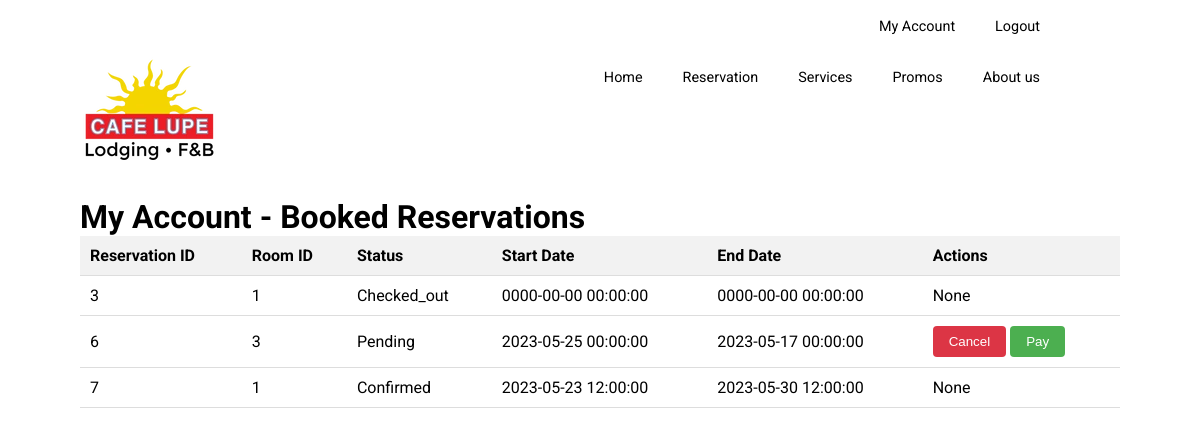
Page /my-account.php (signed in) on the committed database.
### tables this page shows
CREATE TABLE `reservations` (
  `id` int(11) NOT NULL,
  `customer_id` int(11) NOT NULL,
  `room_id` int(11) NOT NULL,
  `start_date` datetime NOT NULL,
  `end_date` datetime DEFAULT NULL,
  `num_of_guests` int(11) NOT NULL DEFAULT 2,
  `total_price` int(11) NOT NULL,
  `status` varchar(255) NOT NULL DEFAULT 'pending',
  `created_at` datetime DEFAULT current_timestamp(),
  `updated_at` datetime DEFAULT current_timestamp()
);

### php/models/Reservation.php (called while the page is built, shortened)
<?php
class Reservation
{
        private $table = 'reservations';
        private $conn;
        public function __construct($db)
        {
                $this->conn = $db;
        }
        public function getReservationsByCustomerId($customer_id)
        {
                $query = "SELECT * FROM {$this->table} WHERE customer_id = :customer_id";
                $stmt = $this->conn->prepare($query);
                $stmt->bindValue(':customer_id', $customer_id);
                $stmt->execute();
                $reservations = array();
                while ($row = $stmt->fetch(PDO::FETCH_ASSOC)) {
                        $reservations[] = $row;
                }
                return $reservations;
        }
}

### my-account.php (the view, shortened to what this page needs)
<?php
require_once "php/config/Database.php";
require_once "php/models/Reservation.php";
$database = new Database();
$db = $database->connect();
$reservation = new Reservation($db);
$customer_id = $_SESSION['id'] ?? null;
$reservations = $reservation->getReservationsByCustomerId($customer_id);
$table = '';
if (count($reservations) > 0) {
    $table .= '<table>
        <tr>
            <th>Reservation ID</th>
            <th>Room ID</th>
            <th>Status</th>
            <th>Start Date</th>
            <th>End Date</th>
            <th>Actions</th>
        </tr>';
    foreach ($reservations as $reservation) {
        $cancelBtn = $reservation["status"] == "pending"  ? <<<TD
            <button class="cancel-btn" onclick="confirmCancel('{$reservation['id']}')">Cancel</button>
            <button class="pay-btn" onclick="payReservation({$reservation['id']})">Pay</button>
            TD : "None";
        $table .= '<tr>
            <td>' . $reservation['id'] . '</td>
            <td>' . $reservation['room_id'] . '</td>
            <td>' . $reservation['status'] . '</td>
            <td>' . $reservation['start_date'] . '</td>
            <td>' . $reservation['end_date'] . '</td>
            <td>' . $cancelBtn . '</td>
        </tr>';
    }
    $table .= '</table>';
} else {
    $table = '<p>No reservations found.</p>';
}
$content = <<<CONTENT
    <h1>My Account - Booked Reservations</h1>
    <div id="cancel-modal" class="modal">
        <div class="modal-content">
            <span class="close" onclick="closeModal()">&times;</span>
            <p>Are you sure you want to cancel this reservation?</p>
            <div class="modal-buttons">
                <button class="modal-btn" onclick="cancelReservation()">Yes</button>
                <button class="modal-btn" onclick="closeModal()">No</button>
            </div>
        </div>
    </div>
    $table
    <script>
        function confirmCancel(reservationId) {
            document.getElementById('cancel-modal').style.display = 'block';
            // Pass the reservation ID to the cancelReservation function
            document.getElementById('cancel-modal').dataset.reservationId = reservationId;
        }
        function closeModal() {
            document.getElementById('cancel-modal').style.display = 'none';
        }
        function cancelReservation() {
            const reservationId = document.getElementById('cancel-modal').dataset.reservationId;
            // Redirect to the cancel.php page with the reservation ID
            window.location.href = 'php/functions/reservation/cancel.php?id=' + reservationId;
        }
        function payReservation(reservationId) {
            window.location.href = "payments.php?id=" + reservationId;
        }
    </script>
CONTENT;
?>
<?php
include 'templates/default.php';
?>

### css/styles.css (style rules this page uses)
:root { --circle-color: #867070; --secondary-color: #D5B4B4; }
*, *:before, *:after { margin: 0; padding: 0; box-sizing: border-box; }
body { width: 100%; height: 100%; margin: 0px; padding: 0px; font-family: 'Roboto', sans-serif; }
table { width: 100%; border-collapse: collapse; }
th, td { padding: 10px; text-align: left; border-bottom: 1px solid #ddd; text-transform: capitalize; }
th { background-color: #f2f2f2; }
.cancel-btn { background-color: #dc3545; color: #fff; border: none; padding: 8px 16px; border-radius: 4px; cursor: pointer; }
.pay-btn { background-color: #4caf50; color: white; padding: 8px 16px; border: none; border-radius: 4px; cursor: pointer; }

### rows in the picture
reservations: id "3", room "1", status "Checked_out", start_date "0000-00-00 00:00:00", end_date "0000-00-00 00:00:00", shows "None"
reservations: id "6", room "3", status "Pending", start_date "2023-05-25 00:00:00", end_date "2023-05-17 00:00:00"
reservations: id "7", room "1", status "Confirmed", start_date "2023-05-23 12:00:00", end_date "2023-05-30 12:00:00", shows "None"
